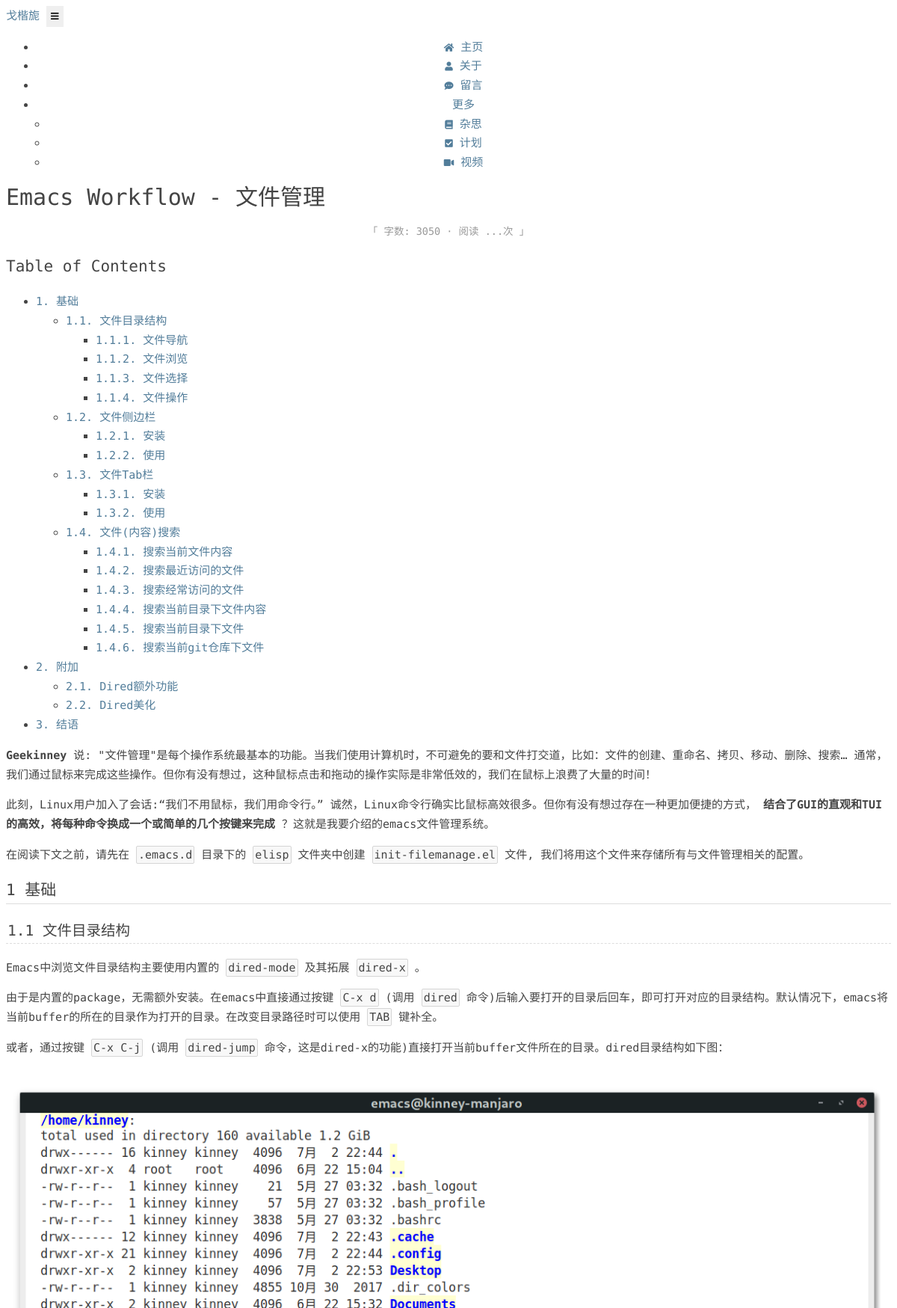
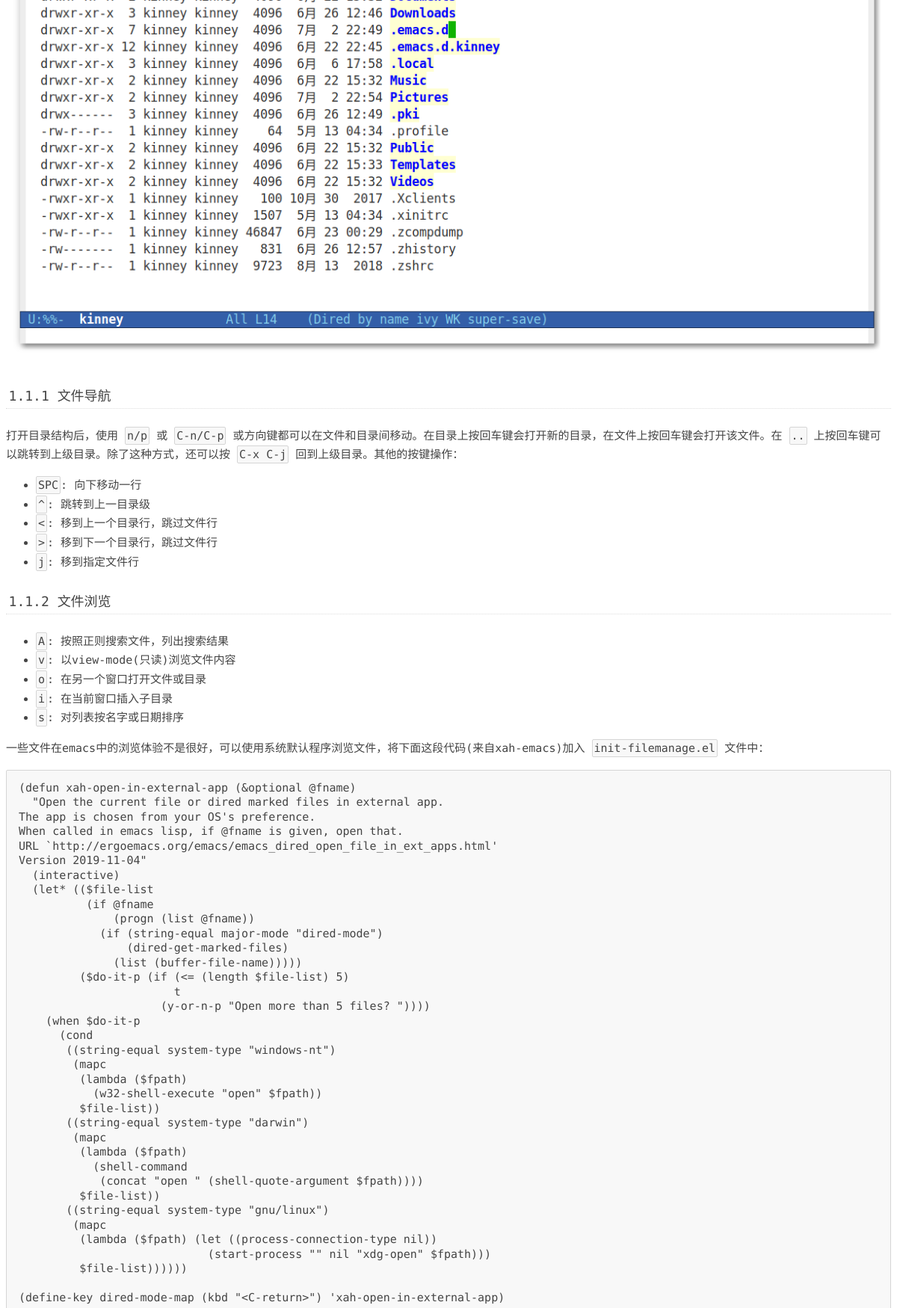
/post/emacs-workflow-file-management/ (upper part), run on the app's committed database (2 pictures, top to bottom).
### blog/models.py (models this page shows, shortened)
class Post(models.Model):
    POST_STATUS = (
        ('editing', 'editing'),
        ('completed', 'completed')
    )
    title = models.CharField(max_length=100)
    slug = models.SlugField(max_length=100, db_index=True)
    abstract = models.CharField(max_length=200)
    count = models.IntegerField()
    status = models.CharField(max_length=10, choices=POST_STATUS)
    category = models.ForeignKey(
        Category,
        on_delete=models.CASCADE,
        null=True,
    )
    tags = models.ManyToManyField(
        Tag,
        blank=True,
    )
    timestamp = models.DateTimeField()
    updatetime = models.DateTimeField(auto_now=True)
    content = MDTextField()

### blog/views.py (the view)
# urls.py: path('post/<slug:slug>/', views.post, name='post'),
def post(request, slug):
    post = Post.objects.filter(slug=slug).first()
    post_markdown(post)
    return render(request, 'blog/article.html', {'post': post})

### blog/models.py (called while the page is built)
    def __str__(self):
        return self.name

### blog/templatetags/templatetags.py (called while the page is built)
@register.simple_tag
def categories():
    return Category.objects.all()

@register.simple_tag
def tags():
    return Tag.objects.all()

@register.simple_tag
def friends():
    return Friend.objects.all()

### blog/views.py (called while the page is built)
def post_markdown(post):
    post.content = markdown.markdown(
        post.content,
        extensions=[
            'markdown.extensions.extra',
            'markdown.extensions.toc',
        ],
        safe_mode=True,
        enable_attributes=False,
    )

### blog/templates/blog/article.html (shortened to what this page needs)
{% extends 'blog/layout_post.html' %}
{% block post %}
  <header>
    <h1 class="lead text-center font-weight-normal">{{post.title}}</h1>
  </header>
  <div id="post-info">
    <p>「
      <span>字数: {{post.count}} · </span>
      <span class="leancloud_visitors" id="{% url 'blog:post' post.slug %}" data-flag-title="{{post.title}}">
        <span class="post-meta-item-text">阅读 </span>
        <span class="leancloud-visitors-count">...</span>次</span>
        」</p>
  </div>
  <div id="main-content" class="card-text">
    {% autoescape off %}
      {{post.content}}
    {% endautoescape %}
  </div>
{% endblock %}

### blog/static/css/light.css (style rules this page uses)
html { font-family: "Source Han Sans CN", sans-serif; -ms-text-size-adjust: 100%; -webkit-text-size-adjust: 100%; height: 100%; }
body { font-family: 'Source Code Pro', 'Source Han Sans CN', sans-serif; -webkit-font-smoothing:antialiased; background-color: #fff; color: #444; font-size: 15px; letter-spacing: -5; word-spacing: -5; line-height: 1.715em; height: 100%; }
body { opacity: 0; animation: page-fade-in 1s forwards; }
a { background-color: transparent; -webkit-text-decoration-skip: objects; }
#post-info { text-align: center; color: #999; font-size: 0.9em; }
h1 { font-size: 2em; margin: 0.67em 0; }
a { color: #527d9a; text-decoration: none; }
b,strong { font-weight: inherit; font-weight: bolder; }
img { border-radius: 2px; }
code,kbd,pre,samp { border-radius: 5px; font-size: 1em; }
figure { margin: 1em 40px; }
p { margin: 1em auto; }
figure { padding: 0; margin: 2em auto; text-align: left; }
img { margin: 0; max-width: 100%; vertical-align: middle; }
#table-of-contents li { clear: both; }
pre { border-radius: 2px; padding:14px 16px; background-color:#f8f8f8; border: 1px solid RGB(213,213,213); font-family: 'Source Code Pro', monospace; line-height: 1.3em; overflow:auto; }
code { padding: 2px; border-radius: 2px; border: 0.5px solid RGB(213,213,213); background-color: #f8f8f8; color: #444; font-family: 'Source Code Pro', monospace; }
p { font-size: 1.0em; }
.outline-2 h2, .outline-3 h3, .outline-4 h4, .outline-5 h5, .outline-6 h6 { font-weight: normal; }
.outline-2 h2 { border-bottom: 1px solid #ddd; }
.outline-3 h3 { border-bottom: 1px dashed #ddd; }
.outline-4 h4 { border-bottom: 1px dotted #ddd; }
h2 { font-size: 1.4em; padding: .2em 0; }
h3 { font-size: 1.3em; padding: .18em .1em; }
h4 { font-size: 1.2em; padding: .15em .2em; }
h1, h2, h3, h4, h5, h6 { font-weight: normal; }

### data on the page
Post: title "Emacs Workflow - 文件管理", count "3050", content "Table of Contents 1. 基础 1.1. 文件目录结构 1.1.1. 文件导航 1.1.2. 文件浏览 1.1.3. 文件选择 1.1.4. 文件操作 1.2. 文件侧边栏 1.2.1. 安装 1.2.2. 使用 1.3. 文件Tab栏 1.3.1. 安装 1.3.2. 使用 1.4. 文件(内容)搜索 1.4.1. 搜索当前文件内容 1.4.2. 搜索最近访问的文件 1.4.3. 搜索经常访问的文件 1.4.4. 搜索当前目录下文件内容 1.4.5. 搜索当前目录下文件 1.4.6. 搜索当前git仓库下文件 2. 附加 2.1. Dired额外功能 2.2. Dired美化 3. 结语 Geekinney 说: \"文件管理\"是每个操作系统最基本的功能。当我们使用计算机时，不可避免的要和文件打交道，比如：文件的创建、重命名、拷贝、移动、删除、搜索… 通常，我们通过鼠标来完成这些操作。但你有没有想过，这种鼠标点击和拖动的操作实际是非常低效的，我们在鼠标上浪费了大量的时间！ 此刻，Linux用户加入了会话:“我们不用鼠标，我们用命令行。” 诚然，Linux命令行确实比鼠标高效很多。但你有没有想过存在一种更加便捷的方式， 结合了GUI的直观和TUI的高效，将每种命令换成一个或简单的几个按键来完成 ？这就是我要介绍的emacs文件管理系统。 在阅读下文之前，请先在 .emacs.d 目录下的 elisp 文件夹中创建 init-filemanage.el 文件, 我们将用这个文件来存储所有与文件管理相关的配置。 1 基础 1.1 文件目录结构…", content (picture)
